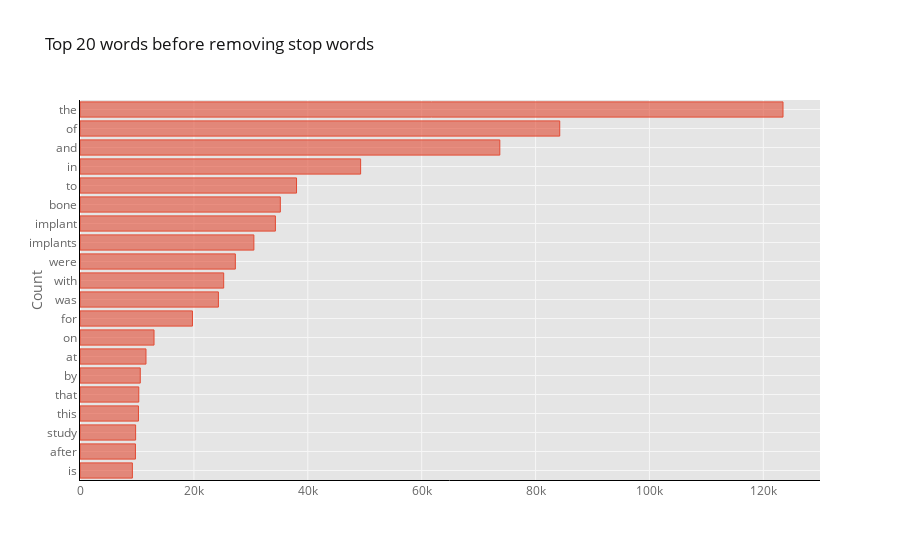

The code cell stored with this chart in its notebook:
### Code cell
df1.groupby('abstractClean').sum()['count'].sort_values().iplot(kind='barh', yTitle='Count', linecolor='black', title='Top 20 words before removing stop words')

### Figure 1 — Plotly figure (JSON) as saved in the notebook; plotly's stock layout.template omitted (floating-point values rounded to 4 significant figures)
{"data": [{"marker": {"color": "rgba(226, 74, 51, 0.6)", "line": {"color": "rgba(226, 74, 51, 1.0)", "width": 1}}, "name": "count", "orientation": "h", "text": "", "type": "bar", "x": [9198, 9736, 9766, 10265, 10321, 10583, 11585, 12998, 19749, 24308, 25233, 27280, 30536, 34314, 35181, 38024, 49281, 73723, 84245, 123450], "y": ["is", "after", "study", "this", "that", "by", "at", "on", "for", "was", "with", "were", "implants", "implant", "bone", "to", "in", "and", "of", "the"]}], "layout": {"legend": {"bgcolor": "#FFFFFF", "font": {"color": "#666666"}}, "paper_bgcolor": "#FFFFFF", "plot_bgcolor": "#E5E5E5", "title": {"font": {"color": "#151516"}, "text": "Top 20 words before removing stop words"}, "xaxis": {"gridcolor": "#F6F6F6", "linecolor": "black", "showgrid": true, "tickfont": {"color": "#666666"}, "title": {"font": {"color": "#666666"}, "text": ""}, "zerolinecolor": "#F6F6F6"}, "yaxis": {"gridcolor": "#F6F6F6", "linecolor": "black", "showgrid": true, "tickfont": {"color": "#666666"}, "title": {"font": {"color": "#666666"}, "text": "Count"}, "zerolinecolor": "#F6F6F6"}}}
